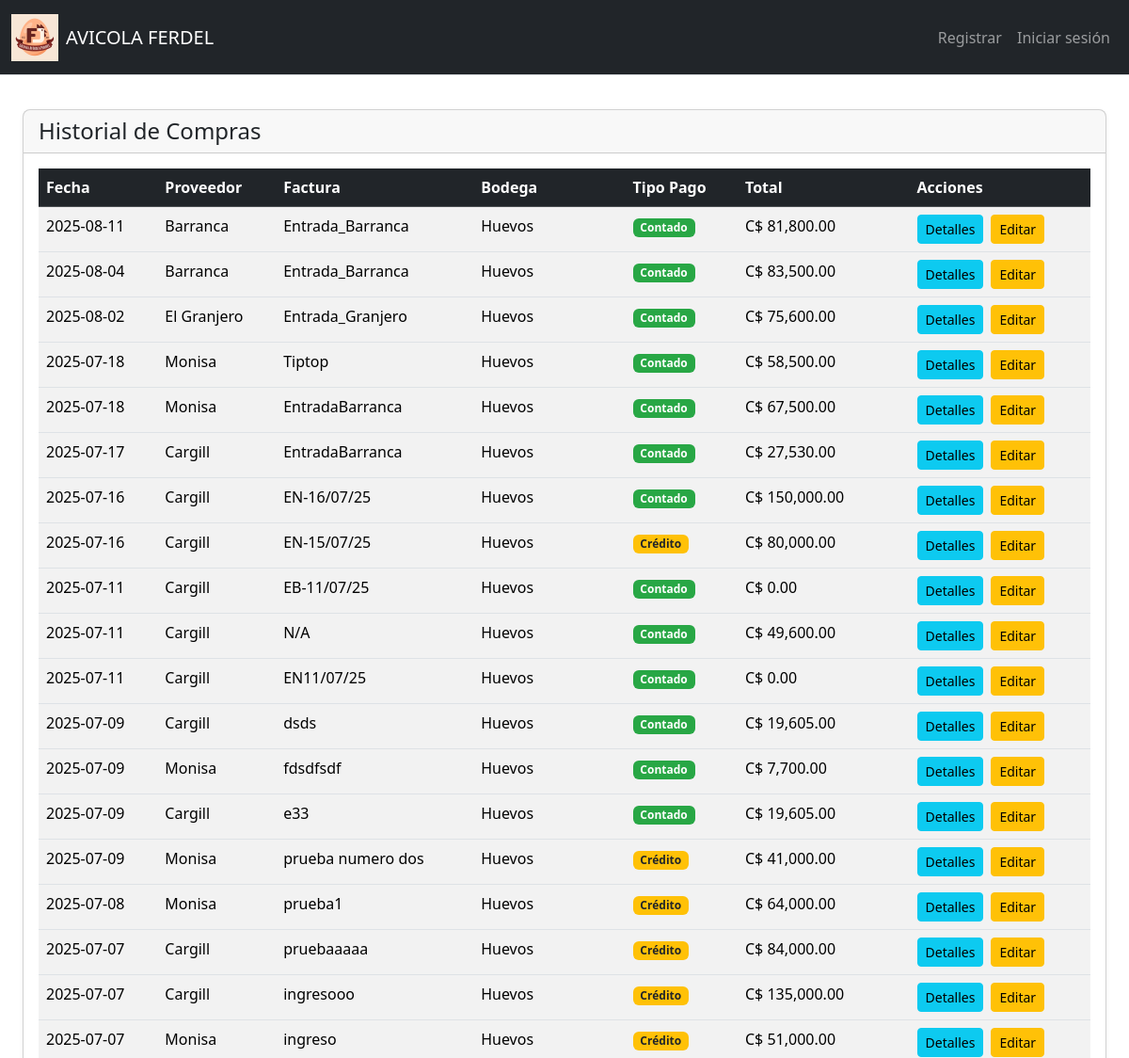
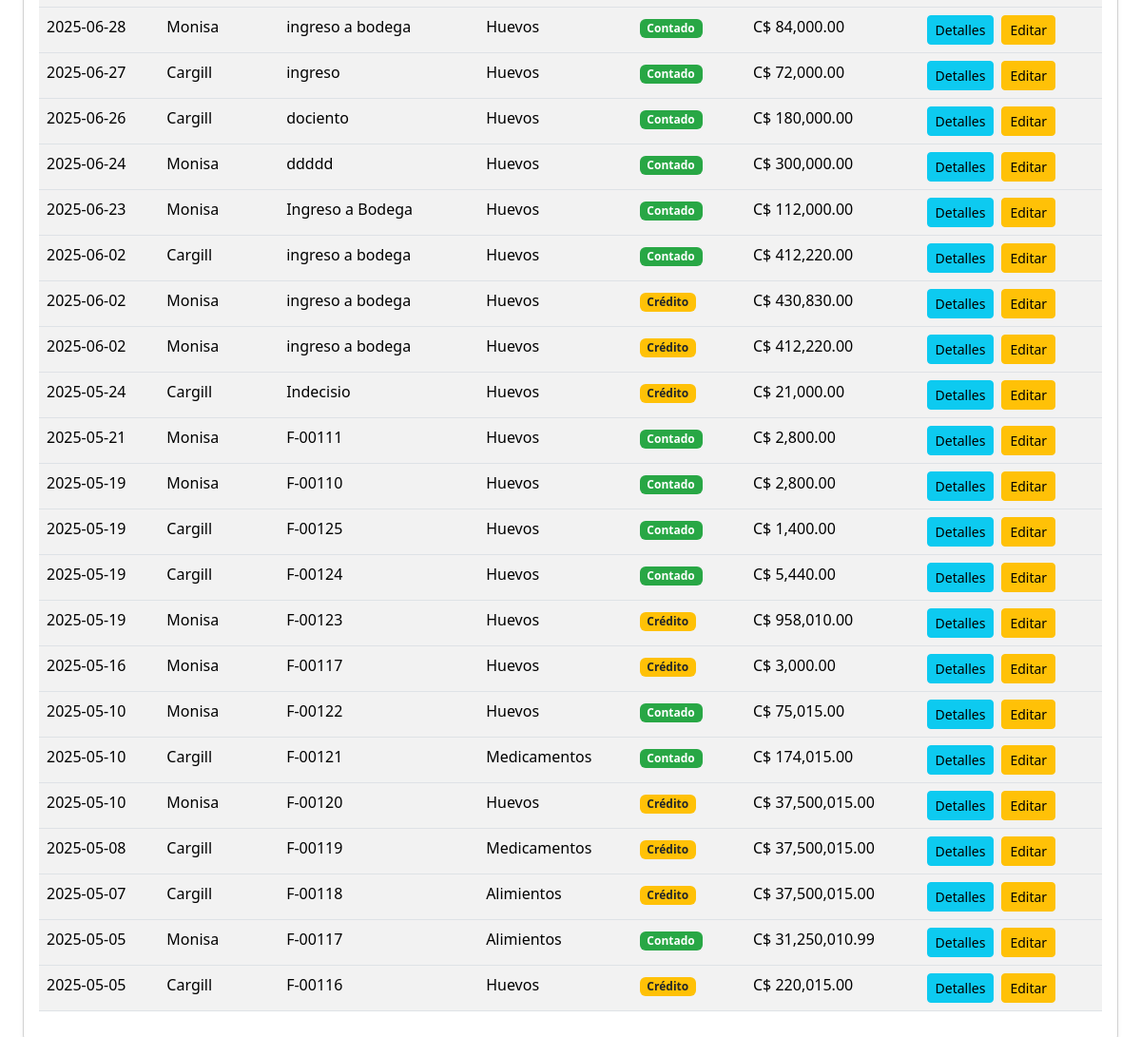
The page /gestionar_compras on the database its author committed (2 pictures, top to bottom).
### tables this page shows
CREATE TABLE Movimientos_Inventario (
    ID_Movimiento INTEGER PRIMARY KEY AUTOINCREMENT,
    ID_TipoMovimiento INTEGER,
    N_Factura TEXT,
    Contado_Credito INTEGER,
    Fecha DATE,
    ID_Proveedor INTEGER,
    Observacion TEXT,
    IVA NUMERIC,
    Retencion NUMERIC,
    ID_Empresa INTEGER,
    ID_Bodega INTEGER,
    ID_Ruta INTEGER,
    UbicacionEntrega TEXT,
    FOREIGN KEY (ID_TipoMovimiento) REFERENCES Catalogo_Movimientos(ID_TipoMovimiento),
    FOREIGN KEY (ID_Proveedor) REFERENCES Proveedores(ID_Proveedor),
    FOREIGN KEY (ID_Empresa) REFERENCES Empresa(ID_Empresa),
    FOREIGN KEY (ID_Bodega) REFERENCES Bodegas(ID_Bodega),
    FOREIGN KEY (ID_Ruta) REFERENCES Rutas(ID_Ruta)
);

### app.py (the view)
@app.route("/gestionar_compras")
def gestionar_compras():
    try:
        compras = db.execute("""
            SELECT
                mi.ID_Movimiento AS id,
                mi.Fecha AS fecha,
                p.Nombre AS proveedor,
                mi.N_Factura AS factura,
                mi.Contado_Credito AS tipo_pago,
                mi.Observacion AS observacion,
                b.Nombre AS bodega,
                e.Descripcion AS empresa,
                IFNULL(SUM(dmi.Costo_Total), 0) AS total
            FROM Movimientos_Inventario mi
            JOIN Proveedores p ON mi.ID_Proveedor = p.ID_Proveedor
            JOIN Bodegas b ON mi.ID_Bodega = b.ID_Bodega
            JOIN Empresa e ON mi.ID_Empresa = e.ID_Empresa
            LEFT JOIN Detalle_Movimiento_Inventario dmi ON mi.ID_Movimiento = dmi.ID_Movimiento
            WHERE mi.ID_TipoMovimiento = 1
            GROUP BY mi.ID_Movimiento
            ORDER BY mi.ID_Movimiento DESC
            LIMIT 100
        """)
        for compra in compras:
            compra['productos'] = db.execute("""
                SELECT
                    dmi.ID_Producto as id_producto,
                    p.Descripcion as descripcion,
                    dmi.Cantidad as cantidad,
                    dmi.Costo_Total as costo_total
                FROM Detalle_Movimiento_Inventario dmi
                JOIN Productos p ON dmi.ID_Producto = p.ID_Producto
                WHERE dmi.ID_Movimiento = ?
                ORDER BY p.Descripcion
            """, compra['id'])
        return render_template("gestionar_compras.html", compras=compras)
    except Exception as e:
        print(f"Error en gestión de compras: {str(e)}")
        flash("Ocurrió un error al cargar las compras", "danger")
        return redirect(url_for('home'))

### app.py (called while the page is built)
@app.after_request
def after_request(response):
    response.headers["Cache-Control"] = "no-cache, no-store, must-revalidate"
    response.headers["Expires"] = 0
    response.headers["Pragma"] = "no-cache"
    return response

### Templates/gestionar_compras.html (shortened to what this page needs)
{% extends "layout.html" %}
{% block main %}
<div class="container-fluid py-4">
    <div class="row">
        <div class="col-12">
            <div class="card">
                <div class="card-header">
                    <h4 class="mb-0">Historial de Compras</h4>
                </div>
                <div class="card-body">
                    <div class="table-responsive">
                        <table class="table table-striped table-hover">
                            <thead class="table-dark">
                                <tr>
                                    <th>Fecha</th>
                                    <th>Proveedor</th>
                                    <th>Factura</th>
                                    <th>Bodega</th>
                                    <th>Tipo Pago</th>
                                    <th>Total</th>
                                    <th>Acciones</th>
                                </tr>
                            </thead>
                            <tbody>
                                {% for compra in compras %}
                                <tr>
                                    <td data-label="Fecha">{{ compra.fecha }}</td>
                                    <td data-label="Proveedor">{{ compra.proveedor }}</td>
                                    <td data-label="Factura">{{ compra.factura or 'N/A' }}</td>
                                    <td data-label="Bodega">{{ compra.bodega }}</td>
                                    <td data-label="Tipo Pago">
                                        <span class="badge {% if compra.tipo_pago == 0 %}badge-contado{% else %}badge-credito{% endif %}">
                                            {% if compra.tipo_pago == 0 %}Contado{% else %}Crédito{% endif %}
                                        </span>
                                    </td>
                                    <td data-label="Total">C$ {{ "{:,.2f}".format(compra.total) }}</td>
                                    <td data-label="Acciones">
                                        <div class="btn-action-group">
                                            <button class="btn btn-sm btn-info"
                                                    data-bs-toggle="collapse"
                                                    data-bs-target="#detalle-{{ compra.id }}">
                                                 Detalles
                                            </button>
                                            <a href="{{ url_for('editar_compra', id_compra=compra.id) }}" class="btn btn-sm btn-warning">
                                                 Editar
                                            </a>
                                        </div>
                                    </td>
                                </tr>
                                {% else %}
                                <tr>
                                    <td colspan="8" class="text-center py-4">No se encontraron compras registradas</td>
                                </tr>
                                {% endfor %}
                            </tbody>
                        </table>
                    </div>
                </div>
            </div>
        </div>
    </div>
</div>
{% endblock %}

### static/styles.css (style rules this page uses)
:root { --navbar-height-lg: 80px; --navbar-height-sm: 100px; --mobile-breakpoint: 576px; --tablet-breakpoint: 768px; --desktop-breakpoint: 992px; --navbar-bg: #212529; --dropdown-bg: rgba(52, 58, 64, 0.95); }
body { min-height: 100vh; display: flex; flex-direction: column; font-size: 1rem; }

### Templates/layout.html (style rules this page uses)
:root { --navbar-height: 56px; }
body { padding-top: calc(var(--navbar-height) + 20px); min-height: 100vh; display: flex; flex-direction: column; }

### Templates/gestionar_compras.html (style rules this page uses)
.card { border-radius: 0.5rem; box-shadow: 0 0.125rem 0.25rem rgba(0, 0, 0, 0.075); }
.badge-contado { background-color: #28a745; }
.badge-credito { background-color: #ffc107; color: #212529; }
.btn-action-group { display: flex; gap: 0.5rem; flex-wrap: wrap; }
@media (min-width: 768px) { .table thead { display: table-header-group; } }
@media (min-width: 768px) { .table tr { display: table-row; } }
@media (min-width: 768px) { .table td { display: table-cell; } }
@media (min-width: 768px) { .table td:before { content: none; } }
@media (min-width: 768px) { .btn-action-group { flex-direction: row; } }

### rows shown on the page
Movimientos_Inventario: fecha "2025-08-11", proveedor "Barranca", N_Factura "Entrada_Barranca", bodega "Huevos", Contado_Credito "Contado", total "81,800.00"
Movimientos_Inventario: fecha "2025-08-04", proveedor "Barranca", N_Factura "Entrada_Barranca", bodega "Huevos", Contado_Credito "Contado", total "83,500.00"
Movimientos_Inventario: fecha "2025-08-02", proveedor "El Granjero", N_Factura "Entrada_Granjero", bodega "Huevos", Contado_Credito "Contado", total "75,600.00"
Movimientos_Inventario: fecha "2025-07-18", proveedor "Monisa", N_Factura "Tiptop", bodega "Huevos", Contado_Credito "Contado", total "58,500.00"
Movimientos_Inventario: fecha "2025-07-18", proveedor "Monisa", N_Factura "EntradaBarranca", bodega "Huevos", Contado_Credito "Contado", total "67,500.00"
Movimientos_Inventario: fecha "2025-07-17", proveedor "Cargill", N_Factura "EntradaBarranca", bodega "Huevos", Contado_Credito "Contado", total "27,530.00"
Movimientos_Inventario: fecha "2025-07-16", proveedor "Cargill", N_Factura "EN-16/07/25", bodega "Huevos", Contado_Credito "Contado", total "150,000.00"
Movimientos_Inventario: fecha "2025-07-16", proveedor "Cargill", N_Factura "EN-15/07/25", bodega "Huevos", Contado_Credito "Crédito", total "80,000.00"
Movimientos_Inventario: fecha "2025-07-11", proveedor "Cargill", N_Factura "EB-11/07/25", bodega "Huevos", Contado_Credito "Contado", total "0.00"
Movimientos_Inventario: fecha "2025-07-11", proveedor "Cargill", N_Factura "N/A", bodega "Huevos", Contado_Credito "Contado", total "49,600.00"
Movimientos_Inventario: fecha "2025-07-11", proveedor "Cargill", N_Factura "EN11/07/25", bodega "Huevos", Contado_Credito "Contado", total "0.00"
Movimientos_Inventario: fecha "2025-07-09", proveedor "Cargill", N_Factura "dsds", bodega "Huevos", Contado_Credito "Contado", total "19,605.00"
Movimientos_Inventario: fecha "2025-07-09", proveedor "Monisa", N_Factura "fdsdfsdf", bodega "Huevos", Contado_Credito "Contado", total "7,700.00"
Movimientos_Inventario: fecha "2025-07-09", proveedor "Cargill", N_Factura "e33", bodega "Huevos", Contado_Credito "Contado", total "19,605.00"
Movimientos_Inventario: fecha "2025-07-09", proveedor "Monisa", N_Factura "prueba numero dos", bodega "Huevos", Contado_Credito "Crédito", total "41,000.00"
Movimientos_Inventario: fecha "2025-07-08", proveedor "Monisa", N_Factura "prueba1", bodega "Huevos", Contado_Credito "Crédito", total "64,000.00"
Movimientos_Inventario: fecha "2025-07-07", proveedor "Cargill", N_Factura "pruebaaaaa", bodega "Huevos", Contado_Credito "Crédito", total "84,000.00"
Movimientos_Inventario: fecha "2025-07-07", proveedor "Cargill", N_Factura "ingresooo", bodega "Huevos", Contado_Credito "Crédito", total "135,000.00"
Movimientos_Inventario: fecha "2025-07-07", proveedor "Monisa", N_Factura "ingreso", bodega "Huevos", Contado_Credito "Crédito", total "51,000.00"
Movimientos_Inventario: fecha "2025-06-28", proveedor "Monisa", N_Factura "ingreso a bodega", bodega "Huevos", Contado_Credito "Contado", total "84,000.00"
Movimientos_Inventario: fecha "2025-06-27", proveedor "Cargill", N_Factura "ingreso", bodega "Huevos", Contado_Credito "Contado", total "72,000.00"
Movimientos_Inventario: fecha "2025-06-26", proveedor "Cargill", N_Factura "dociento", bodega "Huevos", Contado_Credito "Contado", total "180,000.00"
Movimientos_Inventario: fecha "2025-06-24", proveedor "Monisa", N_Factura "ddddd", bodega "Huevos", Contado_Credito "Contado", total "300,000.00"
Movimientos_Inventario: fecha "2025-06-23", proveedor "Monisa", N_Factura "Ingreso a Bodega", bodega "Huevos", Contado_Credito "Contado", total "112,000.00"
Movimientos_Inventario: fecha "2025-06-02", proveedor "Cargill", N_Factura "ingreso a bodega", bodega "Huevos", Contado_Credito "Contado", total "412,220.00"
Movimientos_Inventario: fecha "2025-06-02", proveedor "Monisa", N_Factura "ingreso a bodega", bodega "Huevos", Contado_Credito "Crédito", total "430,830.00"
Movimientos_Inventario: fecha "2025-06-02", proveedor "Monisa", N_Factura "ingreso a bodega", bodega "Huevos", Contado_Credito "Crédito", total "412,220.00"
Movimientos_Inventario: fecha "2025-05-24", proveedor "Cargill", N_Factura "Indecisio", bodega "Huevos", Contado_Credito "Crédito", total "21,000.00"
Movimientos_Inventario: fecha "2025-05-21", proveedor "Monisa", N_Factura "F-00111", bodega "Huevos", Contado_Credito "Contado", total "2,800.00"
Movimientos_Inventario: fecha "2025-05-19", proveedor "Monisa", N_Factura "F-00110", bodega "Huevos", Contado_Credito "Contado", total "2,800.00"
Movimientos_Inventario: fecha "2025-05-19", proveedor "Cargill", N_Factura "F-00125", bodega "Huevos", Contado_Credito "Contado", total "1,400.00"
Movimientos_Inventario: fecha "2025-05-19", proveedor "Cargill", N_Factura "F-00124", bodega "Huevos", Contado_Credito "Contado", total "5,440.00"
Movimientos_Inventario: fecha "2025-05-19", proveedor "Monisa", N_Factura "F-00123", bodega "Huevos", Contado_Credito "Crédito", total "958,010.00"
Movimientos_Inventario: fecha "2025-05-16", proveedor "Monisa", N_Factura "F-00117", bodega "Huevos", Contado_Credito "Crédito", total "3,000.00"
Movimientos_Inventario: fecha "2025-05-10", proveedor "Monisa", N_Factura "F-00122", bodega "Huevos", Contado_Credito "Contado", total "75,015.00"
Movimientos_Inventario: fecha "2025-05-10", proveedor "Cargill", N_Factura "F-00121", bodega "Medicamentos", Contado_Credito "Contado", total "174,015.00"
Movimientos_Inventario: fecha "2025-05-10", proveedor "Monisa", N_Factura "F-00120", bodega "Huevos", Contado_Credito "Crédito", total "37,500,015.00"
Movimientos_Inventario: fecha "2025-05-08", proveedor "Cargill", N_Factura "F-00119", bodega "Medicamentos", Contado_Credito "Crédito", total "37,500,015.00"
Movimientos_Inventario: fecha "2025-05-07", proveedor "Cargill", N_Factura "F-00118", bodega "Alimientos", Contado_Credito "Crédito", total "37,500,015.00"
Movimientos_Inventario: fecha "2025-05-05", proveedor "Monisa", N_Factura "F-00117", bodega "Alimientos", Contado_Credito "Contado", total "31,250,010.99"
Movimientos_Inventario: fecha "2025-05-05", proveedor "Cargill", N_Factura "F-00116", bodega "Huevos", Contado_Credito "Crédito", total "220,015.00"
